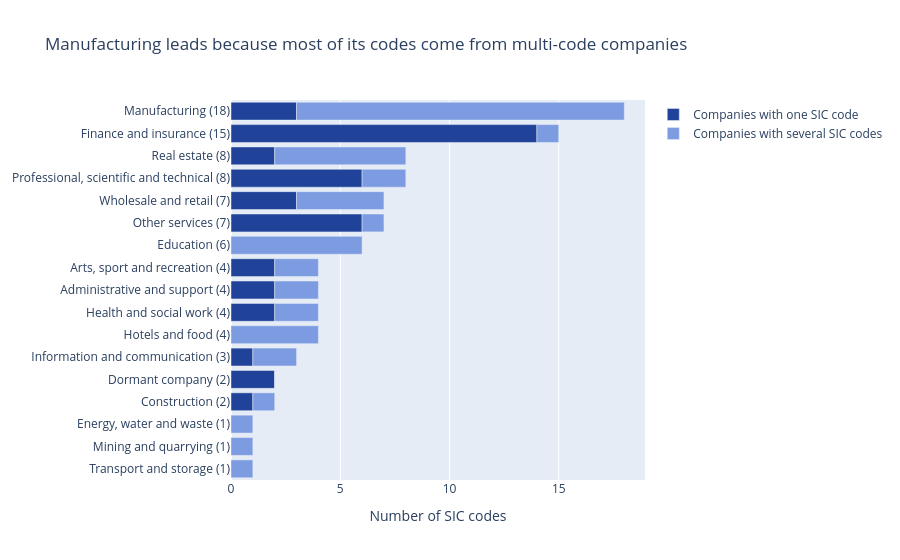

Notebook cell for this chart:
### Markdown cell above
Finally, I counted every valid code across all companies, split into codes from companies with one SIC code and codes from companies with several, and charted them as a stacked bar. This shows in one chart where each sector's codes come from.

### Code cell
# Count codes per sector, split by whether the company has one code or several
single_counts = {}
multi_counts = {}

for sic_list in df_prof_clean["sic_list"]:
    for code in sic_list:
        sector = sic_to_sector(code)
        # .get(sector, 0) gives the count so far, or 0 if the sector isn't in the dictionary yet
        if len(sic_list) == 1:
            single_counts[sector] = single_counts.get(sector, 0) + 1
        else:
            multi_counts[sector] = multi_counts.get(sector, 0) + 1

# Put both counts in one table, largest total first
# fillna(0) puts 0 where a sector has no codes; astype(int) turns 3.0 into 3
sector_code_counts = pd.DataFrame({
    "single": pd.Series(single_counts),
    "multi": pd.Series(multi_counts),
})
sector_code_counts = sector_code_counts.fillna(0).astype(int)
sector_code_counts["total"] = sector_code_counts["single"] + sector_code_counts["multi"]
sector_code_counts = sector_code_counts.sort_values("total", ascending=False)
display(sector_code_counts)

# Rename the columns, as plotly uses the column names in the legend
chart_data = sector_code_counts.rename(columns={
    "single": "Companies with one SIC code",
    "multi": "Companies with several SIC codes",
})

# Add each sector's total to its name, e.g. "Manufacturing (18)"
sector_names = []
for sector in chart_data.index:
    total = chart_data.loc[sector, "total"]
    sector_names.append(f"{sector} ({total})")
chart_data.index = sector_names

# plotly draws the first row at the bottom, so sort smallest first to put the largest at the top
chart_data = chart_data.sort_values("total")

# px.bar stacks the two columns into one bar per sector
fig = px.bar(chart_data, x=["Companies with one SIC code", "Companies with several SIC codes"],
             y=chart_data.index, orientation="h",
             color_discrete_sequence=[BDO_BLUE, BLUE_LIGHT],
             title="Manufacturing leads because most of its codes come from multi-code companies")

# Tidy the axis and legend titles
fig.update_layout(yaxis_title=None, xaxis_title="Number of SIC codes", legend_title=None)
fig.show()

### Figure 1 — Plotly figure (JSON) as saved in the notebook; plotly's stock layout.template omitted (floating-point values rounded to 4 significant figures)
{"data": [{"hovertemplate": "variable=Companies with one SIC code<br>value=%{x}<br>index=%{y}<extra></extra>", "legendgroup": "Companies with one SIC code", "marker": {"color": "#204399", "pattern": {"shape": ""}}, "name": "Companies with one SIC code", "orientation": "h", "showlegend": true, "textposition": "auto", "type": "bar", "x": [0, 0, 0, 1, 2, 1, 0, 2, 2, 2, 0, 6, 3, 6, 2, 14, 3], "xaxis": "x", "y": ["Transport and storage (1)", "Mining and quarrying (1)", "Energy, water and waste (1)", "Construction (2)", "Dormant company (2)", "Information and communication (3)", "Hotels and food (4)", "Health and social work (4)", "Administrative and support (4)", "Arts, sport and recreation (4)", "Education (6)", "Other services (7)", "Wholesale and retail (7)", "Professional, scientific and technical (8)", "Real estate (8)", "Finance and insurance (15)", "Manufacturing (18)"], "yaxis": "y"}, {"hovertemplate": "variable=Companies with several SIC codes<br>value=%{x}<br>index=%{y}<extra></extra>", "legendgroup": "Companies with several SIC codes", "marker": {"color": "#7D9BE0", "pattern": {"shape": ""}}, "name": "Companies with several SIC codes", "orientation": "h", "showlegend": true, "textposition": "auto", "type": "bar", "x": [1, 1, 1, 1, 0, 2, 4, 2, 2, 2, 6, 1, 4, 2, 6, 1, 15], "xaxis": "x", "y": ["Transport and storage (1)", "Mining and quarrying (1)", "Energy, water and waste (1)", "Construction (2)", "Dormant company (2)", "Information and communication (3)", "Hotels and food (4)", "Health and social work (4)", "Administrative and support (4)", "Arts, sport and recreation (4)", "Education (6)", "Other services (7)", "Wholesale and retail (7)", "Professional, scientific and technical (8)", "Real estate (8)", "Finance and insurance (15)", "Manufacturing (18)"], "yaxis": "y"}], "layout": {"barmode": "relative", "legend": {"title": {}, "tracegroupgap": 0}, "title": {"text": "Manufacturing leads because most of its codes come from multi-code companies"}, "xaxis": {"anchor": "y", "domain": [0, 1], "title": {"text": "Number of SIC codes"}}, "yaxis": {"anchor": "x", "domain": [0, 1], "title": {}}}}
